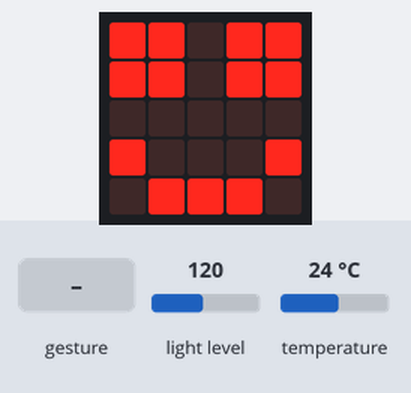
Simulated run of this program. Board: BBC micro:bit (MakeCode). Shown: the board's 5×5 LED display. The test bench sets the inputs (shaded band); at power-on: light level 120, temperature 24 °C.

Above: at 0.6 s.
1.3 s: light level set to 5
At 2.2 s:
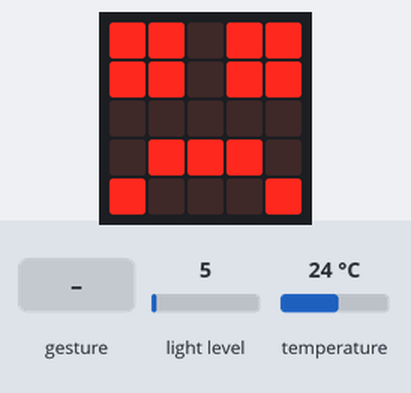
4.9 s: sound turns loud
At 5.8 s:
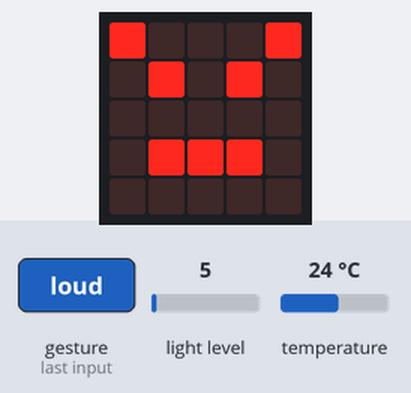
7.1 s: light level set to 128
10.7 s: temperature set to 24.5 °C
12.4 s: temperature set to 25.3 °C
At 13.0 s:
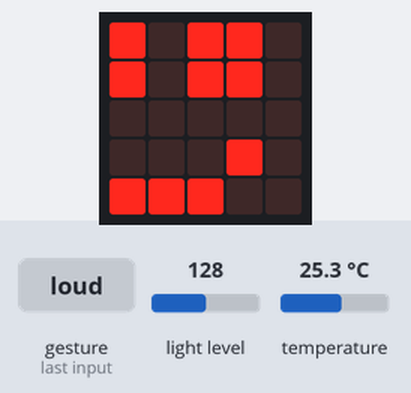
15.5 s: light level set to 123
At 17.4 s:
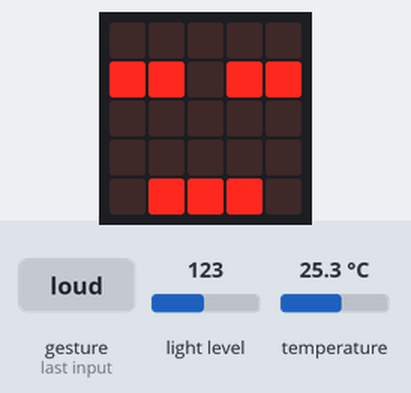
Timing chart, 0 to 18.9 s (numbered marks = the images above; inputs shaded):
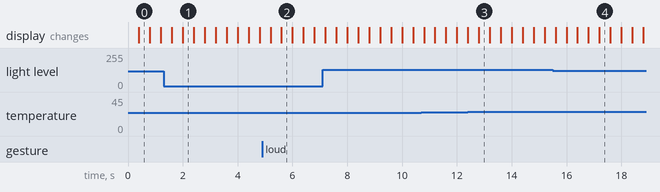

The program:

main.ts
```typescript
input.onSound(DetectedSound.Loud, function () {
    basic.showLeds(`
        # . . . #
        . # . # .
        . . . . .
        . # # # .
        . . . . .
        `)
})
input.onSound(DetectedSound.Quiet, function () {
    basic.showLeds(`
        # # . # #
        # # . # #
        . . . . .
        # . . . #
        . # # # .
        `)
})
basic.forever(function () {
    if (input.lightLevel() >= 128 && input.temperature() >= 25) {
        images.createBigImage(`
            . . . . . . . # # #
            . . . . . . . . . #
            . . # . # . . . # #
            . . . . . . . . . .
            . . # # # . . . # .
            `).scrollImage(1, 400)
    } else {
        basic.showLeds(`
            . . . . .
            # # . # #
            . . . . .
            . . . . .
            . # # # .
            `)
    }
})
basic.forever(function () {
    if (input.lightLevel() >= 110 && input.temperature() >= 10) {
        basic.showLeds(`
            # # . # #
            # # . # #
            . . . . .
            # . . . #
            . # # # .
            `)
    } else {
        basic.showLeds(`
            # # . # #
            # # . # #
            . . . . .
            . # # # .
            # . . . #
            `)
    }
})
```

test.ts
```typescript
// aquí va el archivo "tests"; esto no se compilará cuando este paquete se utilice como una extensión.
```

Measured:
- the behaviour switches between 24.9 and 25 °C on temperature (found by bisection; images 2 and 3)
- the behaviour switches between 128 and 127 on light level (found by bisection; images 3 and 4)
- after the input at 1.3 s, the display: first differs from a run without the input after 0.70 s (image 1)
- after the input at 4.9 s, the display: first differs from a run without the input after 0.70 s (image 2)
- after the input at 12.4 s, the display: first differs from a run without the input after 0.40 s (image 3)
- after the input at 15.5 s, the display: first differs from a run without the input after 1.7 s (image 4)
- what the display in image 0 shows lasts 0.4 s, from 0.4 s to 0.8 s
